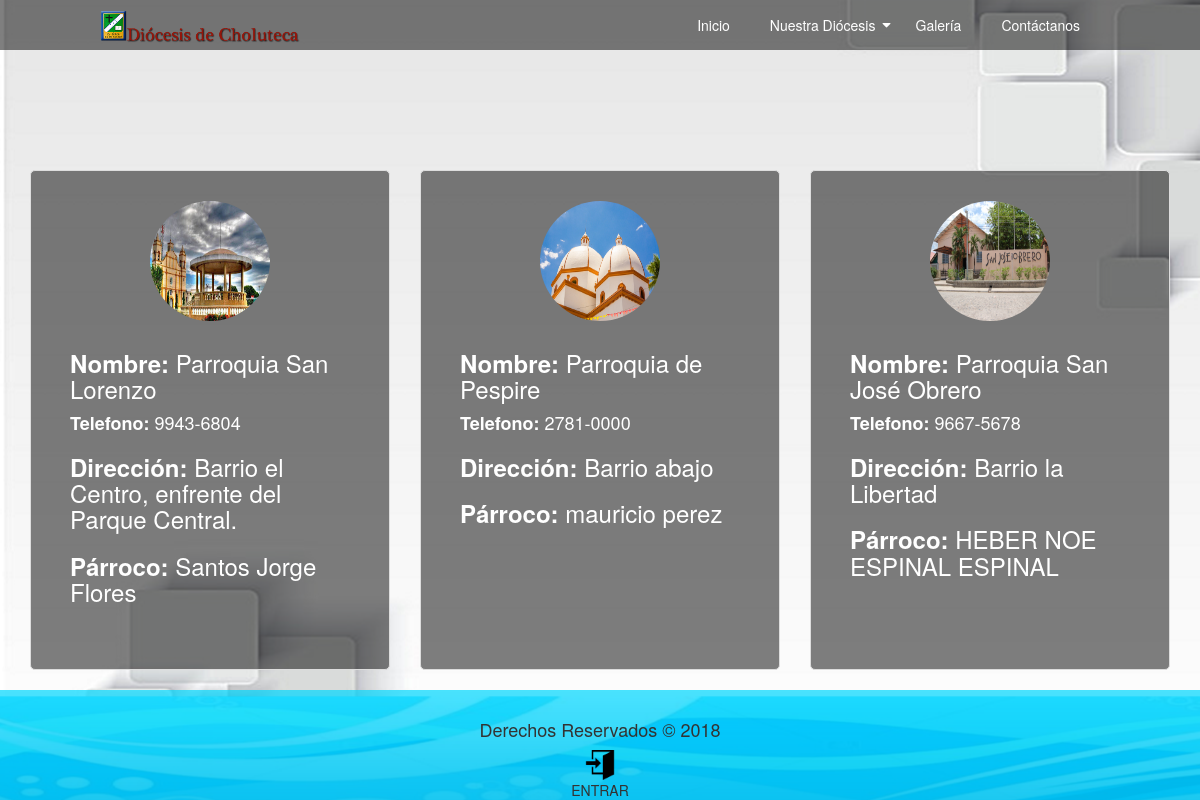
The page /principal/parroquia/ on the database as committed earlier.
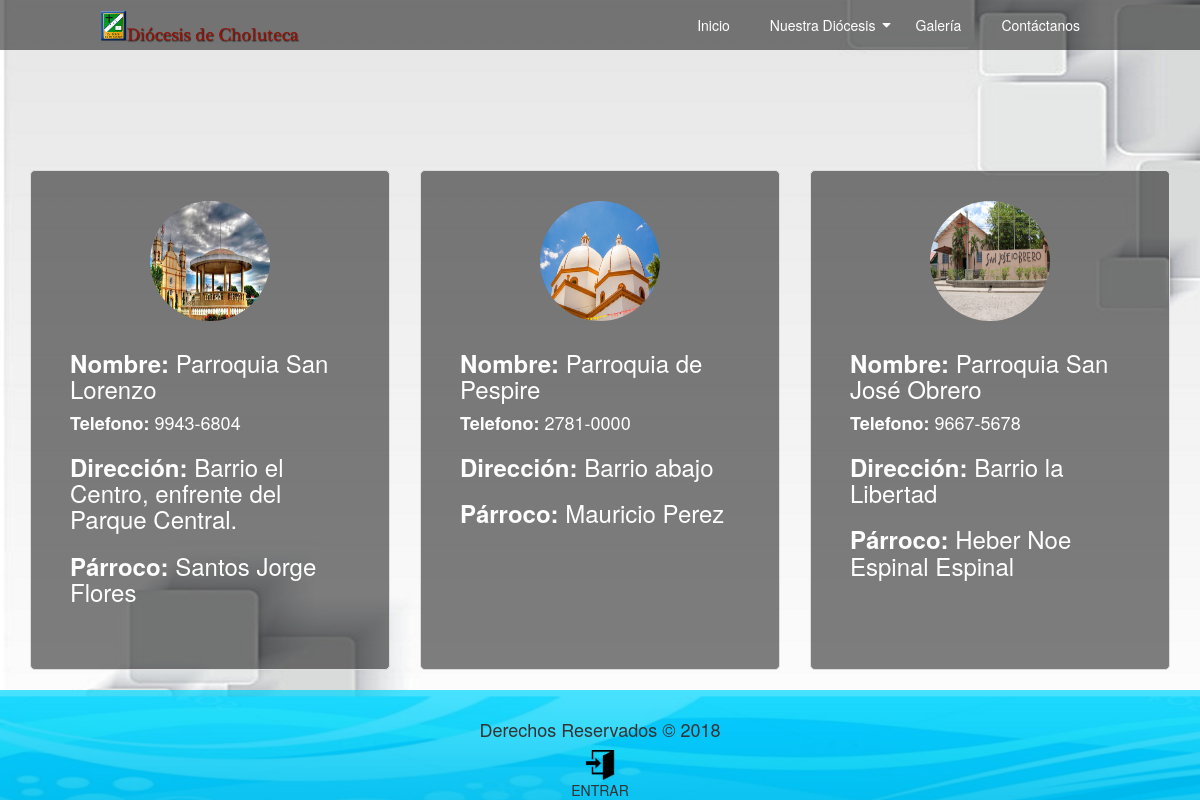
The same page on the database as committed later.
### principal/models.py (models this page shows, shortened)
@python_2_unicode_compatible
class Parroquia(models.Model):
	nombre = models.CharField(max_length=40)
	descripcion= models.TextField()
	telefono = models.CharField(max_length=20)
	direccion = models.TextField()
	imagen= models.ImageField(upload_to = 'parroquia')
	empleado= models.ForeignKey(Empleado)
	pastoral=models.ManyToManyField(Pastoral)
	municipio=models.ForeignKey(Municipio)
	estado = models.BooleanField(default=True)

@python_2_unicode_compatible
class Empleado(models.Model):
	SEXOS = (
		('1', 'Masculino'),
		('2', 'Femenino')
	)
	numero_identidad = models.CharField(max_length=15,verbose_name='Numero de Identidad')
	nombre =models.CharField(max_length=30)
	apellido =models.CharField(max_length=30)
	fecha_nac =  models.DateField(verbose_name='Fecha de Nacimiento')
	fecha_ord =  models.DateField(verbose_name='Fecha de Ordenacion',null=True,blank=True)
	telefono = models.CharField(max_length=20)
	direccion = models.TextField()
	biografia = models.TextField(null=True,blank=True)
	correo = models.EmailField()
	estado_obispo= models.BooleanField(default=False)
	estado_sacerdote= models.BooleanField(default=False)
	estado= models.BooleanField(default=True)
	imagen = models.ImageField(upload_to = 'empleado')
	sexo = models.CharField(max_length=10, choices=SEXOS)
	cargo = models.ForeignKey(Cargo)
	estudios= models.ManyToManyField(Estudio)
	user = models.OneToOneField(User,null=True,blank=True)

### principal/views.py (the view)
# urls.py: url(r'^parroquia/(?P<pk>\d+)/ver/$', views.parroquia_ver, name='parroquia_ver'),
def parroquia(request):
	empleado=Empleado.objects.filter(estado_obispo= False, estado_sacerdote=True,estado=True)
	lista=[]
	for s in empleado:
		if not Parroquia.objects.filter(empleado=s).exists():
			lista.append(int(s.id))
	form= ParroquiaForm()
	form.fields['empleado'].queryset= Empleado.objects.filter(id__in=lista)
	form.fields['empleado'].label= 'Seleccioné el Sacerdote'
	form.fields['municipio'].label= 'Seleccioné el Municipio'
	form.fields['pastoral'].label= 'Seleccioné las Pastorales'
	form.fields['descripcion'].label= 'Descripción de la Parroquia'
	for field in form.fields:
		form.fields[field].widget.attrs['class']='form-control'
	parroquia= Parroquia.objects.filter(estado=True)
	data = {
		'parroquia': parroquia,
		'form':form
	}
	return render(request, 'parroquia.html',data )

### principal/models.py (called while the page is built)
	def __str__(self):
		return self.municipio

	def __str__(self):
		return "{}" .format(self.nombre)

	def __str__(self):
		return "{}, encargado: {}" .format(self.nombre,self.encargado)

### principal/templates/parroquia.html (shortened to what this page needs)
{% extends "base.html" %}
{% block contenido %}
	<div class="row" id="parroquias">
		<div class="container">
				<div class="row">
					{% for p in parroquia  %}
					  <div class="col-sm-6 col-md-4">
					    <div class="thumbnail" id="parroquia1">
					      <img  class="eee" src="/media/{{p.imagen}}" alt="...">
					      <div class="caption">
					        <h3 style="color:white"><strong>Nombre: </strong>{{p.nombre}}</h3>
					        <h4 style="color:white"><strong>Telefono: </strong>{{p.telefono}}</h4>
					        <h3 style="color:white"><strong>Dirección: </strong>{{p.direccion}}</h3>
					        {% if request.user.is_staff %}
						         <a href="{% url 'principal:sacerdote_ver' p.empleado.id %}">
						        	<h3><strong>Párroco: </strong>{{p.empleado.nombre}} {{p.empleado.apellido}}</h3>
						        </a>
					        	 <p><a href="{% url 'principal:parroquia_ver' p.id %}"
								   		class="btn btn-warning"
								   		>Ver Más <span class="glyphicon glyphicon-eye-open"></span>
									</a>
					        	</p>
					        {% else %}
					        	<h3 style="color:white"><strong>Párroco: </strong>{{p.empleado.nombre}} {{p.empleado.apellido}}</h3>
					        {% endif %}
					      </div>
					    </div>
					  </div>
			{% endfor %}
		</div>
	</div>
{% endblock  %}

Rows that differ between the two databases and show on the page:
changed through a linked row, Parroquia "Parroquia de Pespire": empleado.nombre "mauricio" → "Mauricio"; empleado.apellido "perez" → "Perez"
changed through a linked row, Parroquia "Parroquia San José Obrero": empleado.nombre "HEBER NOE" → "Heber Noe"; empleado.apellido "ESPINAL ESPINAL" → "Espinal Espinal"
